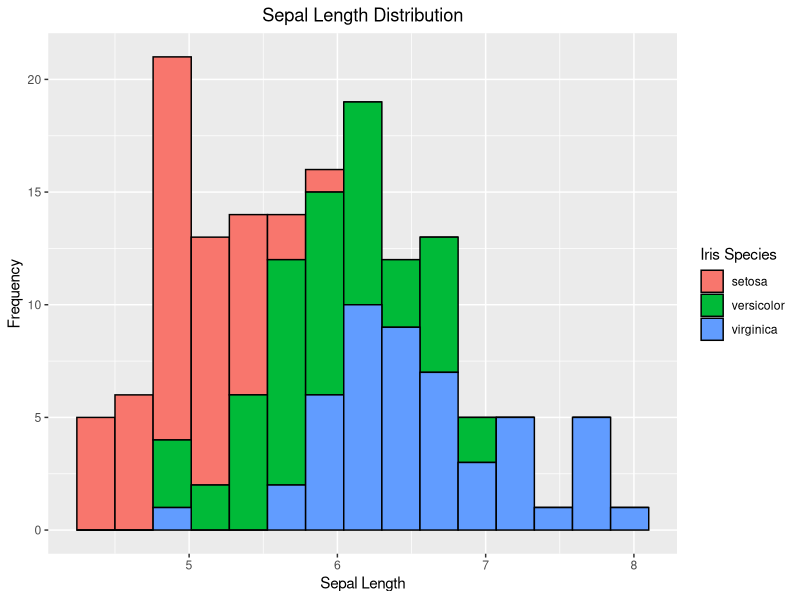
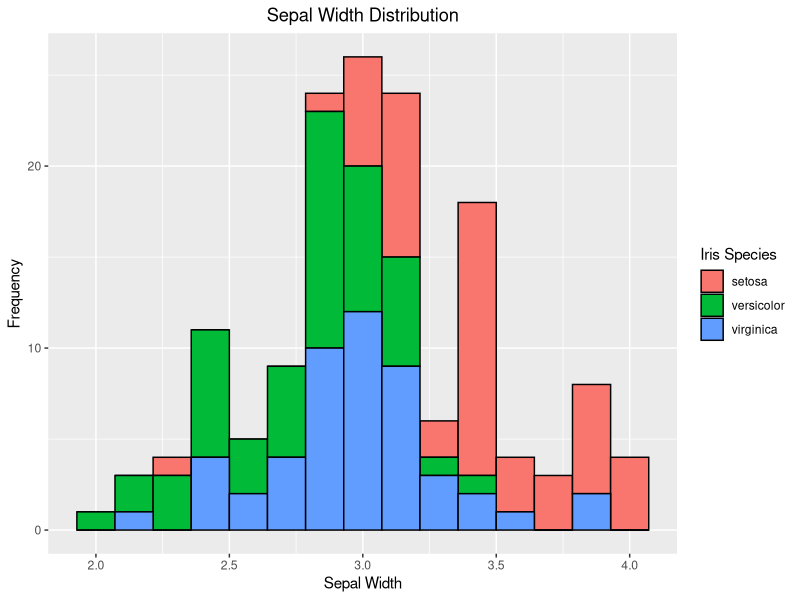
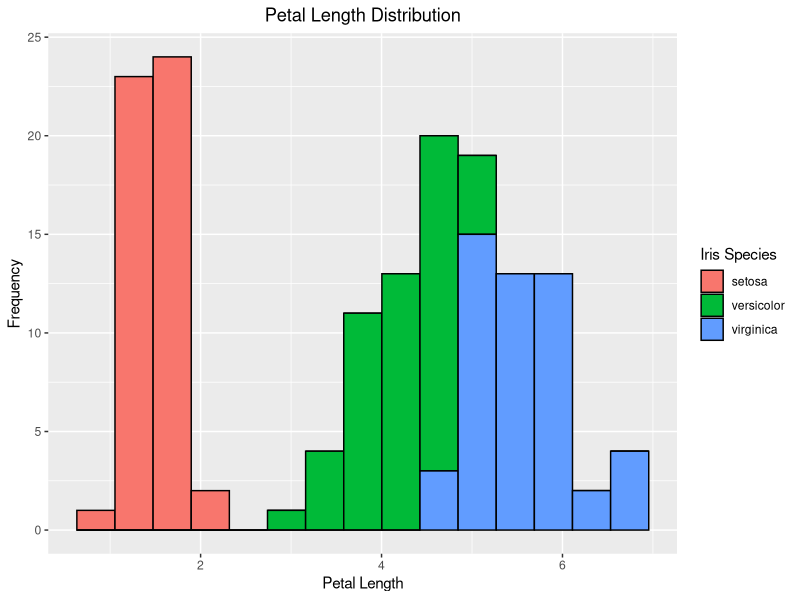
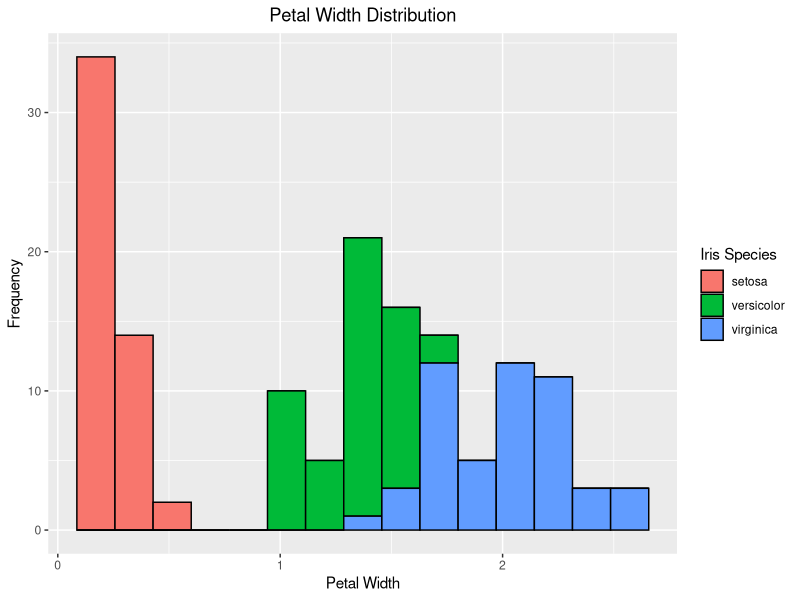
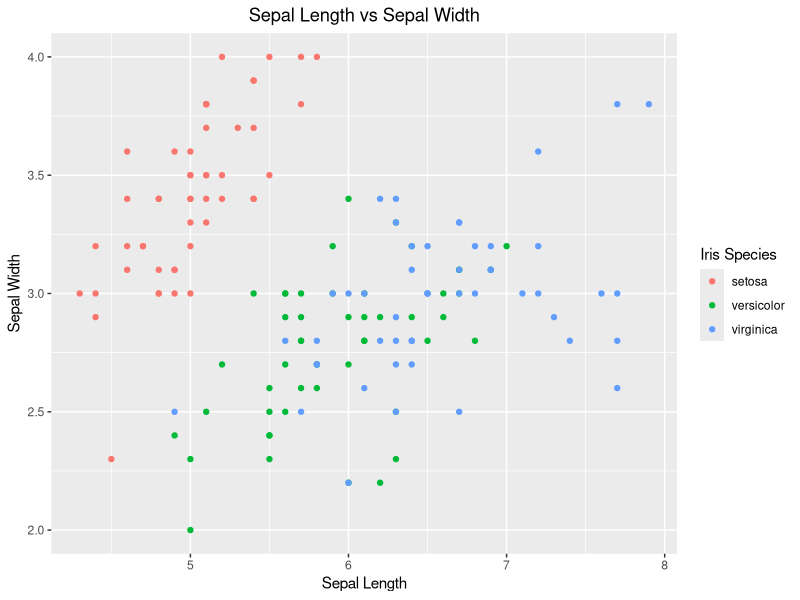
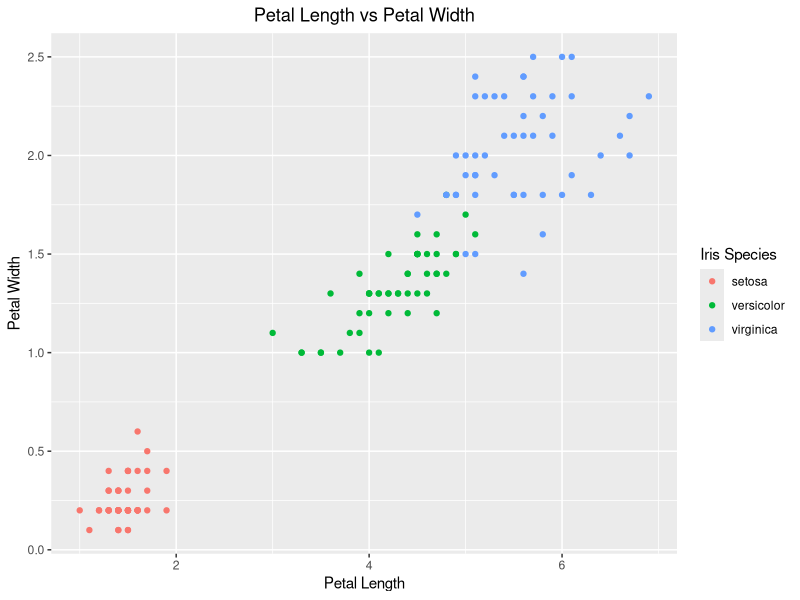
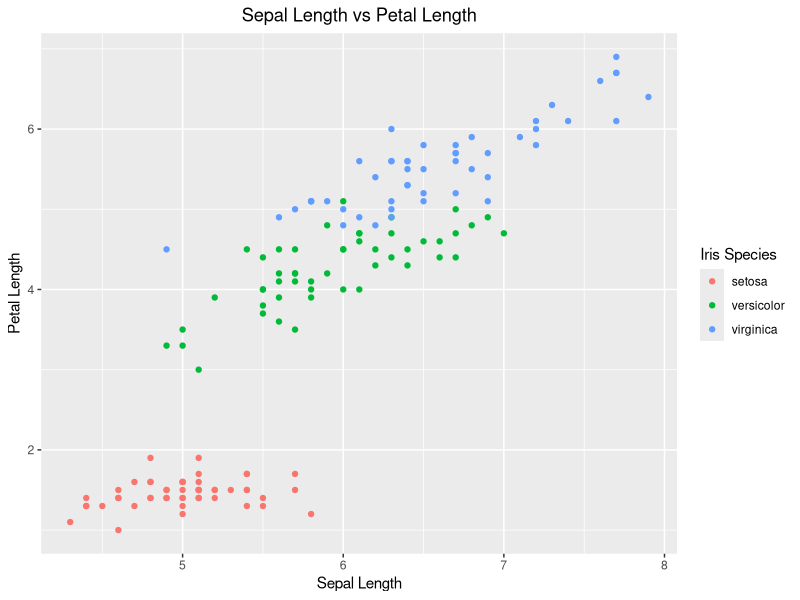
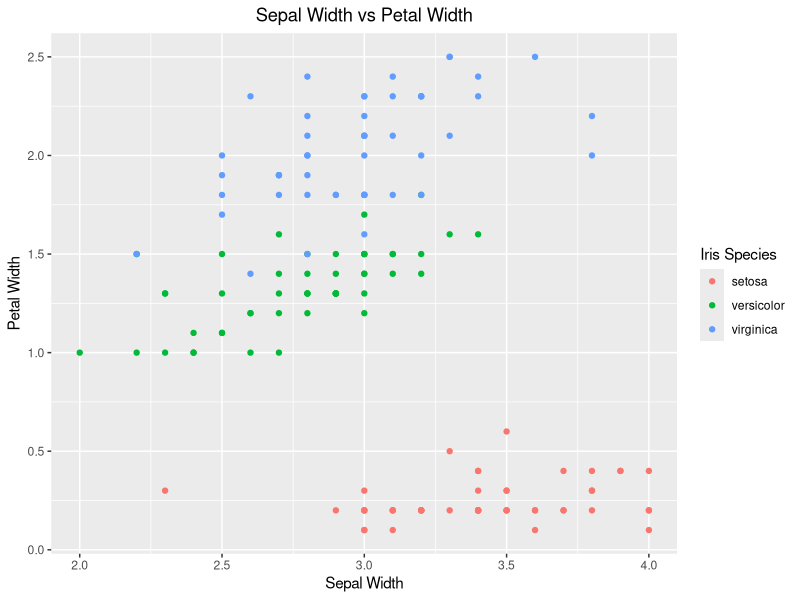

Write R code to recreate these figures, in order.
# Name : Marcelline Cathrine Wilison
# NIM : 2702210604
# Class : LG09
# Individual Assignment Data Mining and Visualization : Code (R)
# Due Date : 17 Apr 2024, 23:00

# Load All the Libraries Needed
library(ggplot2)
library(dplyr)
library(tidyr)
library(data.table)

# Load the Iris Dataset
iris

# Show Top 6 Rows from the Dataset
head(iris)

# Show the Details of the Dataset
str(iris)

# 1. Data Manipulation
# 1.1. Select Specific Column
# 1.1.1. Select Sepal Length Column
SepalLength <- iris %>%
  select(., Sepal.Length)
# Display the Selected Column
print(SepalLength)

# 1.1.2. Select Sepal Width Column
SepalWidth <- iris %>%
  select(., Sepal.Width)
# Display the Selected Column
print(SepalWidth)

# 1.1.3. Select Petal Length Column
PetalLength <- iris %>%
  select(., Petal.Length)
# Display the Selected Column
print(PetalLength)

# 1.1.4. Select Petal Width Column
PetalWidth <- iris %>%
  select(., Petal.Width)
# Display the Selected Column
print(PetalWidth)

# 1.1.5. Select Species Column
Species <- iris %>%
  select(., Species)
# Display the Selected Column
print(Species)

# 1.2. Rename Columns
# 1.2.1. Rename Sepal Length Column
a <- iris %>%
  rename(., "Sepal(L)" = Sepal.Length)
# Display the Dataset with Renamed Column
print(a)

# 1.2.2. Rename Sepal Width Column
b <- iris %>%
  rename(., "Sepal(W)" = Sepal.Width)
# Display the Dataset with Renamed Column
print(b)

# 1.2.3. Rename Petal Length Column
c <- iris %>%
  rename(., "Petal(L)" = Petal.Length)
# Display the Dataset with Renamed Column
print(c)

# 1.2.4. Rename Petal Width Column
d <- iris %>%
  rename(., "Petal(W)" = Petal.Width)
# Display the Dataset with Renamed Column
print(d)

# 1.2.5. Rename Species Column
e <- iris %>%
  rename(., "Iris Species" = Species)
# Display the Dataset with Renamed Column
print(e)

# 1.2.6. Rename All Columns
# Check the names of the columns
names(iris)

# Change the names
names(iris) = c("Sepal(L)", "Sepal(W)", "Petal(L)", "Petal(W)", "Iris Species")
# Display the Dataset with Renamed Columns
print(iris)

# 1.3. Handle Missing Values
# Check total of missing values
print(sum(is.na(iris)))

# Since there are no missing values, there is none to be handled
# If there are missing values, there are 2 choices to handle it
# 1.3.1. Delete the data
deleted_na <- iris %>%
  drop_na(.)
# Display the clean dataset (but it has no difference with the original iris dataset, since it has no NA values)
print(deleted_na)

# OR

deleted_na_2 <- iris %>%
  na.omit(.)
# Display the clean dataset (but it has no difference with the original iris dataset, since it has no NA values)
print(deleted_na_2)

# 1.3.2. Replace the values
# 1.3.2.1. Numerical Values
# Replace values with mean
clean_iris <- iris %>%
  mutate_if(., is.numeric, ~ifelse(is.na(.), mean(., na.rm = TRUE), .))

# Display the replaced dataset (but it has no difference with the original iris dataset, since it has no NA values)
print(clean_iris)
# Replace values with median
clean_iris_2 <- iris %>%
  mutate_if(., is.numeric, ~ifelse(is.na(.), median(., na.rm = TRUE), .))

# Display the replaced dataset (but it has no difference with the original iris dataset, since it has no NA values)
print(clean_iris_2)

# 1.3.2.2. Categorical Variables
# Make a new column to store categorical variable in numeric
clean_iris$Species <- clean_iris$`Iris Species` %>%
  as.integer(.)

# Search for the mode
mode <- clean_iris$Species %>%
  table(.) %>%
  which.max(.) %>%
  names(.) %>%
  as.integer(.)

# Replace the NA values
clean_iris$Species <- clean_iris$Species %>%
  nafill(., fill = mode)

# Change the values back to string
clean_iris$Species <- clean_iris$Species %>%
  as.factor(.)

levels(clean_iris$Species) = levels(clean_iris$`Iris Species`)

# Remove the raw column
clean_iris <- clean_iris[, -which(names(clean_iris) == "Iris Species")]

# Display the replaced dataset (but it has no difference with the original iris dataset, since it has no NA values)
print(clean_iris)

# 1.4. Remove or Adjust Outliers
# Sepal Length Column
# Find the interquartile range
q1_sl <- quantile(iris$`Sepal(L)`, probs = c(0.25))
q3_sl <- quantile(iris$`Sepal(L)`, probs = c(0.75))
iqr_sl <- q3_sl - q1_sl

# Calculate the lower and upper bounds
lb_sl <- round(q1_sl - 1.5 * iqr_sl, digits = 1)
ub_sl <- round(q3_sl + 1.5 * iqr_sl, digits = 1)

# Find the outlier positions
outliers_low_sl <- which(iris$`Sepal(L)` < lb_sl)
outliers_high_sl <- which(iris$`Sepal(L)` > ub_sl)

# Adjust Outliers
iris <- iris %>%
  mutate(., `Sepal(L)` = ifelse(row_number() %in% outliers_low_sl, lb_sl, `Sepal(L)`))
iris <- iris %>%
  mutate(., `Sepal(L)` = ifelse(row_number() %in% outliers_high_sl, ub_sl, `Sepal(L)`))

# Display the Adjusted Dataset
print(iris)

# Sepal Width Column
# Find the interquartile range
q1_sw <- quantile(iris$`Sepal(W)`, probs = c(0.25))
q3_sw <- quantile(iris$`Sepal(W)`, probs = c(0.75))
iqr_sw <- q3_sw - q1_sw

# Calculate the lower and upper bounds
lb_sw <- round(q1_sw - 1.5 * iqr_sw, digits = 1)
ub_sw <- round(q3_sw + 1.5 * iqr_sw, digits = 1)

# Find the outlier positions
outliers_low_sw <- which(iris$`Sepal(W)` < lb_sw)
outliers_high_sw <- which(iris$`Sepal(W)` > ub_sw)

# Adjust Outliers
iris <- iris %>%
  mutate(., `Sepal(W)` = ifelse(row_number() %in% outliers_low_sw, lb_sw, `Sepal(W)`))
iris <- iris %>%
  mutate(., `Sepal(W)` = ifelse(row_number() %in% outliers_high_sw, ub_sw, `Sepal(W)`))

# Display the Adjusted Dataset
print(iris)

# Petal Length Column
# Find the interquartile range
q1_pl <- quantile(iris$`Petal(L)`, probs = c(0.25))
q3_pl <- quantile(iris$`Petal(L)`, probs = c(0.75))
iqr_pl <- q3_pl - q1_pl

# Calculate the lower and upper bounds
lb_pl <- round(q1_pl - 1.5 * iqr_pl, digits = 1)
ub_pl <- round(q3_pl + 1.5 * iqr_pl, digits = 1)

# Find the outlier positions
outliers_low_pl <- which(iris$`Petal(L)` < lb_pl)
outliers_high_pl <- which(iris$`Petal(L)` > ub_pl)

# Adjust Outliers
iris <- iris %>%
  mutate(., `Petal(L)` = ifelse(row_number() %in% outliers_low_pl, lb_pl, `Petal(L)`))
iris <- iris %>%
  mutate(., `Petal(L)` = ifelse(row_number() %in% outliers_high_pl, ub_pl, `Petal(L)`))

# Display the Adjusted Dataset
print(iris)

# Petal Width Column
# Find the interquartile range
q1_pw <- quantile(iris$`Petal(W)`, probs = c(0.25))
q3_pw <- quantile(iris$`Petal(W)`, probs = c(0.75))
iqr_pw <- q3_pw - q1_pw

# Calculate the lower and upper bounds
lb_pw <- round(q1_pw - 1.5 * iqr_pw, digits = 1)
ub_pw <- round(q3_pw + 1.5 * iqr_pw, digits = 1)

# Find the outlier positions
outliers_low_pw <- which(iris$`Petal(W)` < lb_pw)
outliers_high_pw <- which(iris$`Petal(W)` > ub_pw)

# Adjust Outliers
iris <- iris %>%
  mutate(., `Petal(W)` = ifelse(row_number() %in% outliers_low_pw, lb_pw, `Petal(W)`))
iris <- iris %>%
  mutate(., `Petal(W)` = ifelse(row_number() %in% outliers_high_pw, ub_pw, `Petal(W)`))

# Display the Adjusted Dataset
print(iris)

# 2. Data Exploration
# 2.1. Generate Statistical Summary
# Get statistical summary of each column
statsum <- iris %>%
  summary()

# Display the statistical summaries
print(statsum)

# 2.2. Generate Histogram
# Sepal Length Histogram
# Generate histogram
hist_1 <- iris %>%
  ggplot(., aes(x = `Sepal(L)`, fill = `Iris Species`)) +
  geom_histogram(color = 'black', bins = 15) +
  labs(title = "Sepal Length Distribution", x = "Sepal Length", y = "Frequency") +
  theme(plot.title = element_text(hjust = 0.5))

# Display histogram
print(hist_1)

# Sepal Width Histogram
# Generate histogram
hist_2 <- iris %>%
  ggplot(., aes(x = `Sepal(W)`, fill = `Iris Species`)) +
  geom_histogram(color = 'black', bins = 15) +
  labs(title = "Sepal Width Distribution", x = "Sepal Width", y = "Frequency") +
  theme(plot.title = element_text(hjust = 0.5))

# Display histogram
print(hist_2)

# Petal Length Histogram
# Generate histogram
hist_3 <- iris %>%
  ggplot(., aes(x = `Petal(L)`, fill = `Iris Species`)) +
  geom_histogram(color = 'black', bins = 15) +
  labs(title = "Petal Length Distribution", x = "Petal Length", y = "Frequency") +
  theme(plot.title = element_text(hjust = 0.5))

# Display histogram
print(hist_3)

# Petal Width Histogram
# Generate histogram
hist_4 <- iris %>%
  ggplot(., aes(x = `Petal(W)`, fill = `Iris Species`)) +
  geom_histogram(color = 'black', bins = 15) +
  labs(title = "Petal Width Distribution", x = "Petal Width", y = "Frequency") +
  theme(plot.title = element_text(hjust = 0.5))

# Display histogram
print(hist_4)

# 2.3. Generate Scatter Plot
# Sepal Length and Sepal Width Scatter Plot
# Generate scatter plot
splot_slsw <- iris %>%
  ggplot(., aes(x = `Sepal(L)`, y = `Sepal(W)`, color = `Iris Species`)) +
  geom_point() +
  labs(title = "Sepal Length vs Sepal Width", x = "Sepal Length", y = "Sepal Width") +
  theme(plot.title = element_text(hjust = 0.5))

# Display the scatter plot
print(splot_slsw)

# Petal Length and Petal Width Scatter Plot
# Generate scatter plot
splot_plpw <- iris %>%
  ggplot(., aes(x = `Petal(L)`, y = `Petal(W)`, color = `Iris Species`)) +
  geom_point() +
  labs(title = "Petal Length vs Petal Width", x = "Petal Length", y = "Petal Width") +
  theme(plot.title = element_text(hjust = 0.5))

# Display the scatter plot
print(splot_plpw)

# Sepal Length and Petal Length Scatter Plot
# Generate scatter plot
splot_slpl <- iris %>%
  ggplot(., aes(x = `Sepal(L)`, y = `Petal(L)`, color = `Iris Species`)) +
  geom_point() +
  labs(title = "Sepal Length vs Petal Length", x = "Sepal Length", y = "Petal Length") +
  theme(plot.title = element_text(hjust = 0.5))

# Display the scatter plot
print(splot_slpl)

# Sepal Width and Petal Width Scatter Plot
# Generate scatter plot
splot_swpw <- iris %>%
  ggplot(., aes(x = `Sepal(W)`, y = `Petal(W)`, color = `Iris Species`)) +
  geom_point() +
  labs(title = "Sepal Width vs Petal Width", x = "Sepal Width", y = "Petal Width") +
  theme(plot.title = element_text(hjust = 0.5))

# Display the scatter plot
print(splot_swpw)

# 3. Correlation Analysis
# 3.1. Pearson Correlation
# Check Normality of Each Column
shapiro.test(iris$`Sepal(L)`)
shapiro.test(iris$`Sepal(W)`)
shapiro.test(iris$`Petal(L)`)
shapiro.test(iris$`Petal(W)`)

# Normalize the Sepal Length Column
iris$`Sepal(L)`
iris$`Sepal(L)` <- scale(iris$`Sepal(L)`) %>% 
  round(., digits = 1)

# Normalize the Petal Length Column
iris$`Petal(L)`
iris$`Petal(L)` <- scale(iris$`Petal(L)`) %>% 
  round(., digits = 1)

# Normalize the Petal Width Column
iris$`Petal(W)`
iris$`Petal(W)` <- scale(iris$`Petal(W)`) %>% 
  round(., digits = 1)

# Sepal Length and Sepal Width
# Test the correlation
slsw <- cor.test(iris$`Sepal(L)`, iris$`Sepal(W)`, method = "pearson")
# Display the correlation coefficient
print(slsw$estimate)

plot(iris$`Petal(L)`, iris$`Petal(W)`)

# Petal Length and Petal Width
# Test the correlation
plpw <- cor.test(iris$`Petal(L)`, iris$`Petal(W)`, method = "pearson")
# Display the correlation coefficient
print(plpw$estimate)

# Sepal Length and Petal Length
# Test the correlation
slpl <- cor.test(iris$`Sepal(L)`, iris$`Petal(L)`, method = "pearson")

# Display the correlation coefficient
print(slpl$estimate)

# Sepal Width and Petal Width
# Test the correlation
swpw <- cor.test(iris$`Sepal(W)`, iris$`Petal(W)`, method = "pearson")

# Display the correlation coefficient
print(swpw$estimate)

# 4. Linear Regression
# 4.1. Simple Linear Regression (Sepal Length as dependent, Petal Length and Petal Width as independent)
# y = a + bx1 + bx2 (x1 petal length, x2 petal width)
# Perform linear regression
linearreg <- iris %>%
  lm(formula = `Sepal(L)` ~ `Petal(L)` + `Petal(W)`, .)

# Display the summary
print(summary(linearreg))

# Make the regression plot
# Sepal Length and Petal Length
reg_slpl <- iris %>%
  ggplot(., aes(x = `Petal(L)`, y = `Sepal(L)`, color = `Iris Species`)) +
  geom_point() +
  geom_smooth(method = "lm", se = FALSE, color = '#C6BB5E') +
  labs(title = "Linear Regression : Sepal Length vs Petal Length", x = "Petal Length", y = "Sepal Length")

# Display the regression plot
print(reg_slpl)

# Sepal Length and Petal Width
reg_slpw <- iris %>%
  ggplot(., aes(x = `Petal(W)`, y = `Sepal(L)`, color = `Iris Species`)) +
  geom_point() +
  geom_smooth(method = "lm", se = FALSE, color = '#C6BB5E') +
  labs(title = "Linear Regression : Sepal Length vs Petal Width", x = "Petal Width", y = "Sepal Length")

# Display the regression plot
print(reg_slpw)

# 5. Hypothesis Testing (Petal Length)
# 5.1. Test that b != 0
# Slice the p-value from the summary
pl_p_value <- summary(linearreg)$coefficients["`Petal(L)`", "Pr(>|t|)"]

# Display the p-value
print(pl_p_value)
